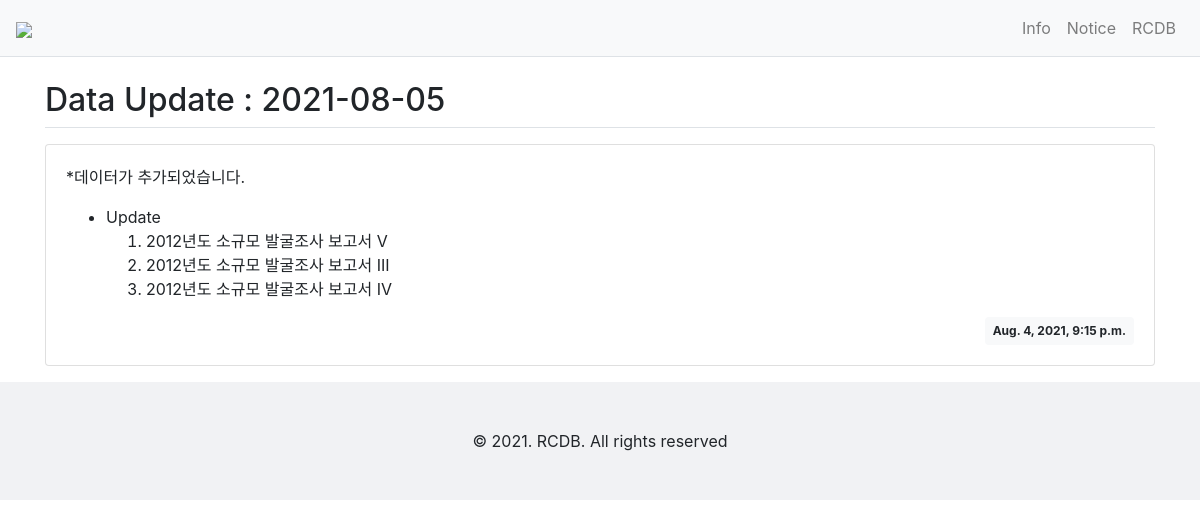
/notice/26/, run on the app's committed database.
### notice/models.py (models this page shows, shortened)
class Notice(models.Model):
    subject = models.CharField(max_length=100)
    content = models.TextField()
    create_date = models.DateTimeField()

### notice/views.py (the view)
# urls.py: path('<int:notice_id>/', views.detail, name='detail'),
def detail(request, notice_id):
    notice = get_object_or_404(Notice, pk=notice_id)
    context = {'notice' : notice}
    return render(request, 'notice/notice_detail.html', context)

### notice/templatetags/md_filter.py (called while the page is built)
@register.filter()
def mark(value):
    extensions = ["nl2br", "fenced_code"]
    return mark_safe(markdown.markdown(value, extensions=extensions))

### templates/notice/notice_detail.html
{% extends 'base.html' %}
{% load md_filter %}
{% block content %}
<div class="container my-3">
    <h2 class="border-bottom py-2">{{ notice.subject }}</h2>
    <div class="card my-3">
        <div class="card-body">
            <div class="card-text">{{ notice.content|mark }}</div>
            <div class="d-flex justify-content-end">
                <div class="badge badge-light p-2">
                    {{ notice.create_date }}
                </div>
            </div>
        </div>
    </div>
</div>
{% endblock %}

### data on the page
Notice: subject "Data Update : 2021-08-05", content|mark "*데이터가 추가되었습니다. Update 2012년도 소규모 발굴조사 보고서 V 2012년도 소규모 발굴조사 보고서 III 2012년도 소규모 발굴조사 보고서 IV", create_date "Aug. 4, 2021, 9:15 p.m."
